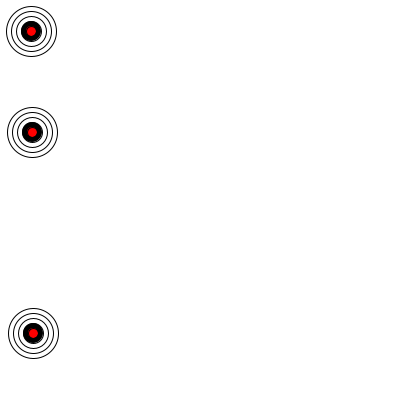
Frame 1 (no input)
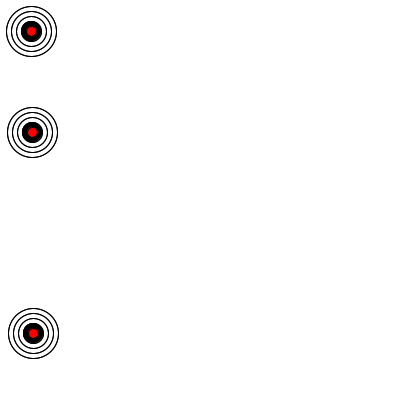
Frame 2 (the mouse pressed at the canvas centre, redrawn once)

The Processing sketch that drew these frames (run headless with seeded random() and noise(); the mouse was pressed at the canvas centre and the sketch redrawn once):

// Processing sketch: processing_39195
// ── processing_39195.pde

void setup(){
  size(400,400);
  background(255);
}
void draw(){
  for(int x=1; x<width; x+=100){
    for(int y=1; y<width; y+=100){
      bulls(x,y);
      
    }
  }
  noLoop();
}

void bulls(float a, float b){
  pushMatrix();
  translate(a,b);
  smooth();
  
  fill(0);
  ellipse(30,30,20,20);
  fill(255,0,0);
  ellipse(30,30,10,10);
  noFill();
  ellipse(30,30,30,30);
  ellipse(30,30,40,40);
  ellipse(30,30,50,50);
  
}
